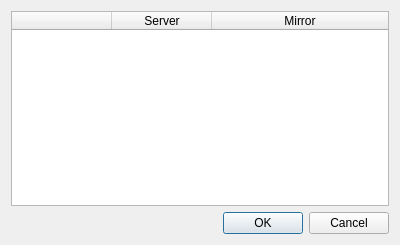
<?xml version="1.0" encoding="UTF-8"?>
<ui version="4.0">
 <class>MirrorServerView</class>
 <widget class="QDialog" name="MirrorServerView">
  <property name="geometry">
   <rect>
    <x>0</x>
    <y>0</y>
    <width>400</width>
    <height>245</height>
   </rect>
  </property>
  <property name="windowTitle">
   <string>Mirror Servser</string>
  </property>
  <layout class="QVBoxLayout" name="verticalLayout">
   <item>
    <widget class="QTableWidget" name="serverTableWidget">
     <property name="selectionMode">
      <enum>QAbstractItemView::NoSelection</enum>
     </property>
     <property name="showGrid">
      <bool>true</bool>
     </property>
     <attribute name="horizontalHeaderStretchLastSection">
      <bool>true</bool>
     </attribute>
     <attribute name="verticalHeaderVisible">
      <bool>false</bool>
     </attribute>
     <column>
      <property name="text">
       <string/>
      </property>
     </column>
     <column>
      <property name="text">
       <string>Server</string>
      </property>
     </column>
     <column>
      <property name="text">
       <string>Mirror</string>
      </property>
     </column>
    </widget>
   </item>
   <item>
    <widget class="QDialogButtonBox" name="buttonBox">
     <property name="orientation">
      <enum>Qt::Horizontal</enum>
     </property>
     <property name="standardButtons">
      <set>QDialogButtonBox::Cancel|QDialogButtonBox::Ok</set>
     </property>
    </widget>
   </item>
  </layout>
 </widget>
 <resources/>
 <connections>
  <connection>
   <sender>buttonBox</sender>
   <signal>accepted()</signal>
   <receiver>MirrorServerView</receiver>
   <slot>accept()</slot>
   <hints>
    <hint type="sourcelabel">
     <x>222</x>
     <y>230</y>
    </hint>
    <hint type="destinationlabel">
     <x>157</x>
     <y>244</y>
    </hint>
   </hints>
  </connection>
  <connection>
   <sender>buttonBox</sender>
   <signal>rejected()</signal>
   <receiver>MirrorServerView</receiver>
   <slot>reject()</slot>
   <hints>
    <hint type="sourcelabel">
     <x>290</x>
     <y>236</y>
    </hint>
    <hint type="destinationlabel">
     <x>286</x>
     <y>244</y>
    </hint>
   </hints>
  </connection>
 </connections>
</ui>
